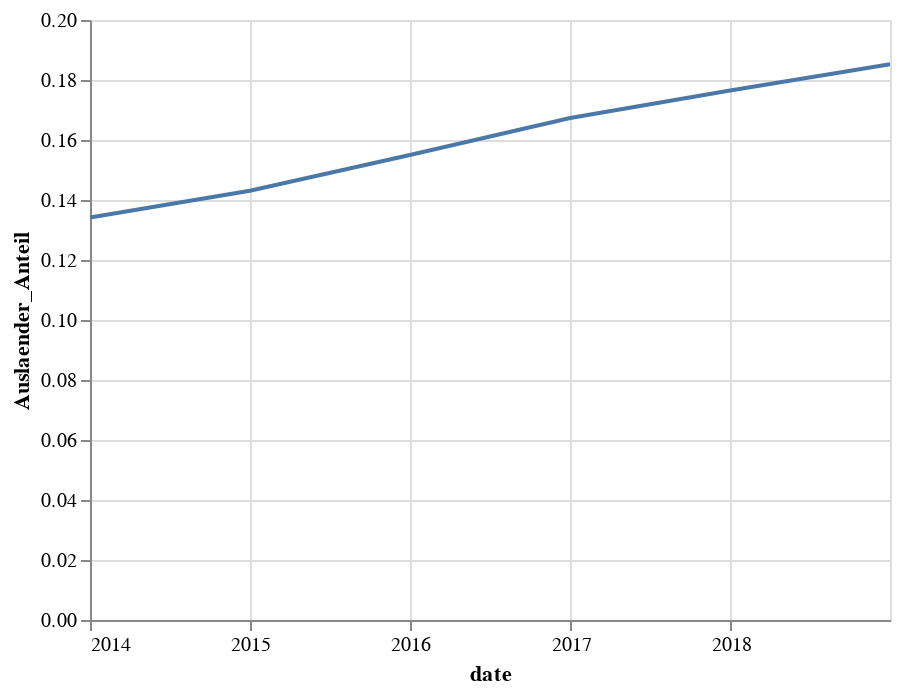
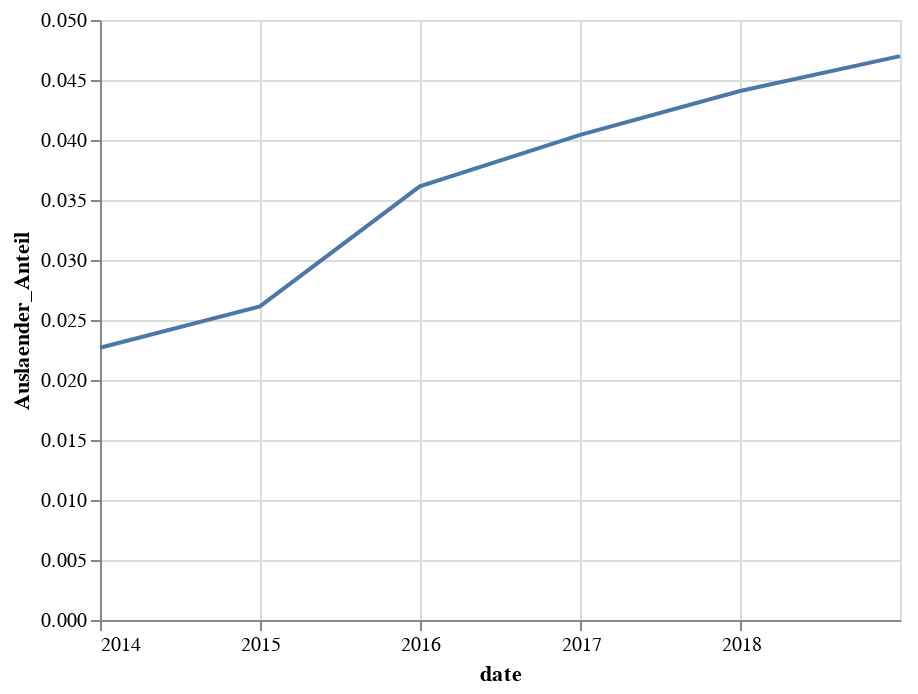
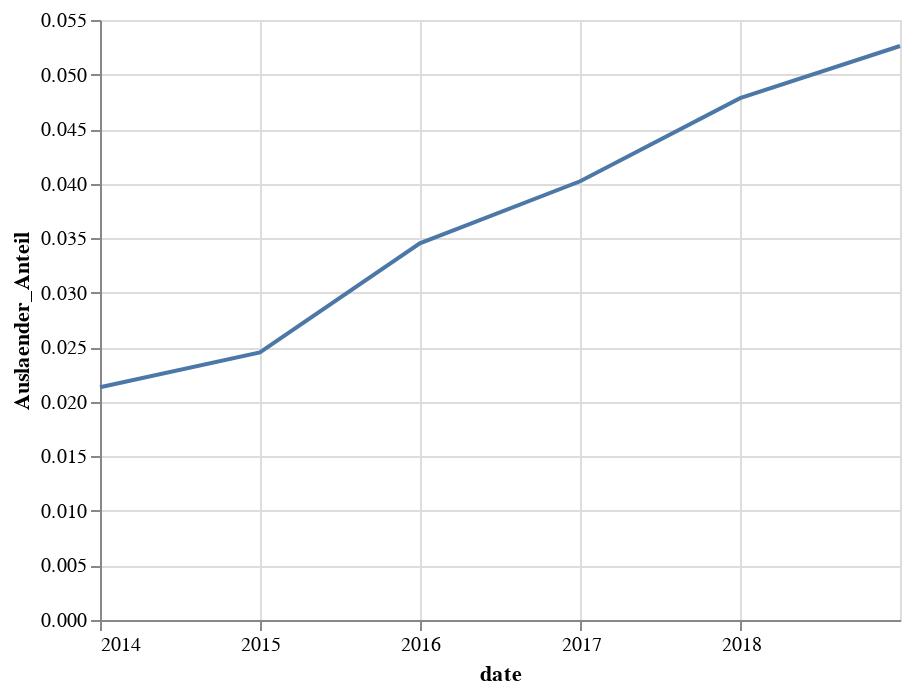
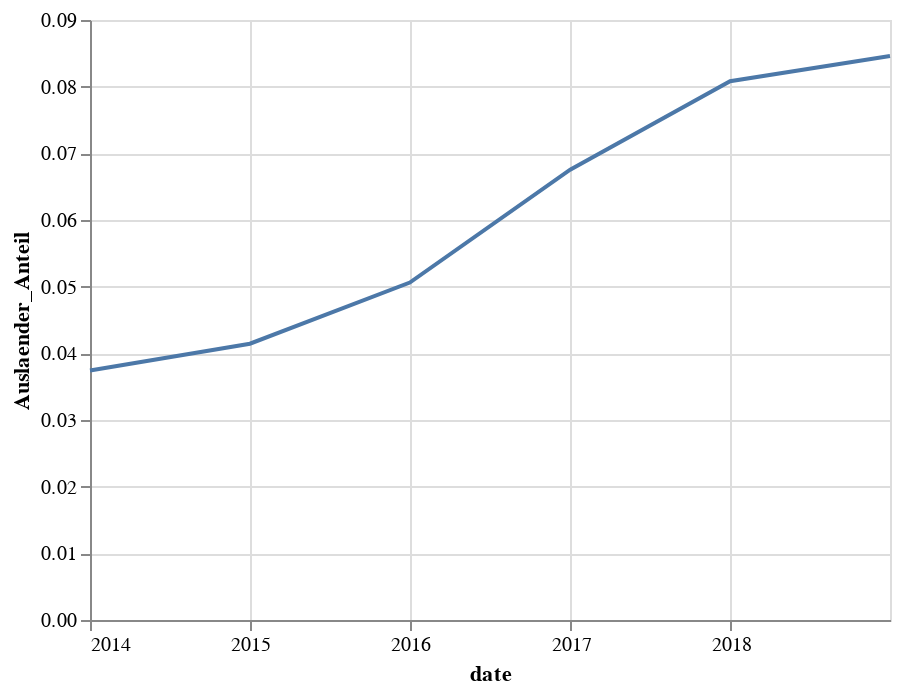

Notebook code for these charts, in order:
### Code cell
for i in auslaender_deutsche_df["Region"].unique().tolist():
    df=auslaender_deutsche_df[auslaender_deutsche_df["Region"]==i]
    print(i)
    chart=alt.Chart(df).mark_line().encode(
    x='date',
    y="Auslaender_Anteil"
)
    chart.display()

### Figure 1 — Vega-Lite specification as saved in the notebook (floating-point values rounded to 4 significant figures)
{"config": {"view": {"continuousWidth": 400, "continuousHeight": 300}}, "data": {"name": "data-ea744ba11bd17f65d72a33eed2b09a67"}, "mark": "line", "encoding": {"x": {"type": "temporal", "field": "date"}, "y": {"type": "quantitative", "field": "Auslaender_Anteil"}}, "$schema": "https://vega.github.io/schema/vega-lite/v4.0.0.json", "datasets": {"data-ea744ba11bd17f65d72a33eed2b09a67": [{"Region": "1100000 Berlin", "AGS": "11000000", "date": "2018-12-31T00:00:00", "Deutsche": 2970000.0, "Ausländer": 675200.0, "Auslaender_Anteil": 0.1853}, {"Region": "1100000 Berlin", "AGS": "11000000", "date": "2017-12-31T00:00:00", "Deutsche": 2976000.0, "Ausländer": 637700.0, "Auslaender_Anteil": 0.1765}, {"Region": "1100000 Berlin", "AGS": "11000000", "date": "2016-12-31T00:00:00", "Deutsche": 2977000.0, "Ausländer": 598300.0, "Auslaender_Anteil": 0.1674}, {"Region": "1100000 Berlin", "AGS": "11000000", "date": "2014-12-31T00:00:00", "Deutsche": 2973000.0, "Ausländer": 496500.0, "Auslaender_Anteil": 0.1431}, {"Region": "1100000 Berlin", "AGS": "11000000", "date": "2015-12-31T00:00:00", "Deutsche": 2974000.0, "Ausländer": 545700.0, "Auslaender_Anteil": 0.155}, {"Region": "1100000 Berlin", "AGS": "11000000", "date": "2013-12-31T00:00:00", "Deutsche": 2963000.0, "Ausländer": 459100.0, "Auslaender_Anteil": 0.1342}]}}

### Figure 2 — Vega-Lite specification as saved in the notebook (floating-point values rounded to 4 significant figures)
{"config": {"view": {"continuousWidth": 400, "continuousHeight": 300}}, "data": {"name": "data-90435a0f9d8bc449b70617599583633e"}, "mark": "line", "encoding": {"x": {"type": "temporal", "field": "date"}, "y": {"type": "quantitative", "field": "Auslaender_Anteil"}}, "$schema": "https://vega.github.io/schema/vega-lite/v4.0.0.json", "datasets": {"data-90435a0f9d8bc449b70617599583633e": [{"Region": "Brandenburg", "AGS": "120Brand", "date": "2018-12-31T00:00:00", "Deutsche": 2394000.0, "Ausländer": 118000.0, "Auslaender_Anteil": 0.04699}, {"Region": "Brandenburg", "AGS": "120Brand", "date": "2017-12-31T00:00:00", "Deutsche": 2394000.0, "Ausländer": 110400.0, "Auslaender_Anteil": 0.04408}, {"Region": "Brandenburg", "AGS": "120Brand", "date": "2016-12-31T00:00:00", "Deutsche": 2394000.0, "Ausländer": 100900.0, "Auslaender_Anteil": 0.04043}, {"Region": "Brandenburg", "AGS": "120Brand", "date": "2014-12-31T00:00:00", "Deutsche": 2394000.0, "Ausländer": 64230.0, "Auslaender_Anteil": 0.02613}, {"Region": "Brandenburg", "AGS": "120Brand", "date": "2015-12-31T00:00:00", "Deutsche": 2395000.0, "Ausländer": 89790.0, "Auslaender_Anteil": 0.03613}, {"Region": "Brandenburg", "AGS": "120Brand", "date": "2013-12-31T00:00:00", "Deutsche": 2394000.0, "Ausländer": 55560.0, "Auslaender_Anteil": 0.02269}]}}

### Figure 3 — Vega-Lite specification as saved in the notebook (floating-point values rounded to 4 significant figures)
{"config": {"view": {"continuousWidth": 400, "continuousHeight": 300}}, "data": {"name": "data-827ba16e1909eee9fff13f4adc935caa"}, "mark": "line", "encoding": {"x": {"type": "temporal", "field": "date"}, "y": {"type": "quantitative", "field": "Auslaender_Anteil"}}, "$schema": "https://vega.github.io/schema/vega-lite/v4.0.0.json", "datasets": {"data-827ba16e1909eee9fff13f4adc935caa": [{"Region": "51000 Brandenburg an der Havel, Stadt", "AGS": "12051000", "date": "2018-12-31T00:00:00", "Deutsche": 68330.0, "Ausländer": 3795.0, "Auslaender_Anteil": 0.05262}, {"Region": "51000 Brandenburg an der Havel, Stadt", "AGS": "12051000", "date": "2017-12-31T00:00:00", "Deutsche": 68450.0, "Ausländer": 3439.0, "Auslaender_Anteil": 0.04784}, {"Region": "51000 Brandenburg an der Havel, Stadt", "AGS": "12051000", "date": "2016-12-31T00:00:00", "Deutsche": 68780.0, "Ausländer": 2882.0, "Auslaender_Anteil": 0.04022}, {"Region": "51000 Brandenburg an der Havel, Stadt", "AGS": "12051000", "date": "2014-12-31T00:00:00", "Deutsche": 69290.0, "Ausländer": 1742.0, "Auslaender_Anteil": 0.02452}, {"Region": "51000 Brandenburg an der Havel, Stadt", "AGS": "12051000", "date": "2015-12-31T00:00:00", "Deutsche": 69100.0, "Ausländer": 2471.0, "Auslaender_Anteil": 0.03452}, {"Region": "51000 Brandenburg an der Havel, Stadt", "AGS": "12051000", "date": "2013-12-31T00:00:00", "Deutsche": 69520.0, "Ausländer": 1516.0, "Auslaender_Anteil": 0.02134}]}}

### Figure 4 — Vega-Lite specification as saved in the notebook (floating-point values rounded to 4 significant figures)
{"config": {"view": {"continuousWidth": 400, "continuousHeight": 300}}, "data": {"name": "data-e995e7576ba0a75ff6d1f88f1fe40e3d"}, "mark": "line", "encoding": {"x": {"type": "temporal", "field": "date"}, "y": {"type": "quantitative", "field": "Auslaender_Anteil"}}, "$schema": "https://vega.github.io/schema/vega-lite/v4.0.0.json", "datasets": {"data-e995e7576ba0a75ff6d1f88f1fe40e3d": [{"Region": "52000 Cottbus, Stadt", "AGS": "12052000", "date": "2018-12-31T00:00:00", "Deutsche": 91740.0, "Ausländer": 8479.0, "Auslaender_Anteil": 0.0846}, {"Region": "52000 Cottbus, Stadt", "AGS": "12052000", "date": "2017-12-31T00:00:00", "Deutsche": 92870.0, "Ausländer": 8165.0, "Auslaender_Anteil": 0.08081}, {"Region": "52000 Cottbus, Stadt", "AGS": "12052000", "date": "2016-12-31T00:00:00", "Deutsche": 93630.0, "Ausländer": 6783.0, "Auslaender_Anteil": 0.06755}, {"Region": "52000 Cottbus, Stadt", "AGS": "12052000", "date": "2014-12-31T00:00:00", "Deutsche": 95370.0, "Ausländer": 4123.0, "Auslaender_Anteil": 0.04144}, {"Region": "52000 Cottbus, Stadt", "AGS": "12052000", "date": "2015-12-31T00:00:00", "Deutsche": 94640.0, "Ausländer": 5046.0, "Auslaender_Anteil": 0.05062}, {"Region": "52000 Cottbus, Stadt", "AGS": "12052000", "date": "2013-12-31T00:00:00", "Deutsche": 95870.0, "Ausländer": 3726.0, "Auslaender_Anteil": 0.03741}]}}
